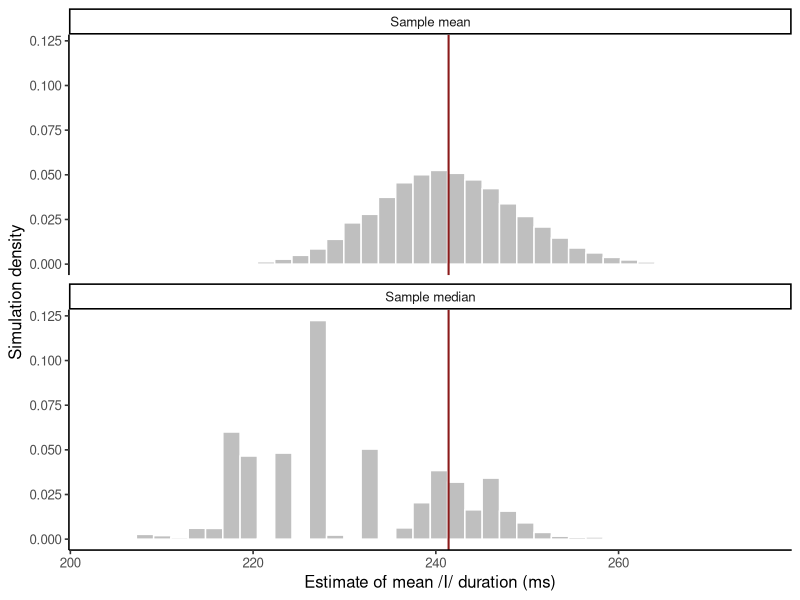

Write the R code that produced this figure.
## ---- chunk 1
#| label: hillenbrand-estimator-bias
library(ggplot2)

vowels <- read.csv(
  "data/hillenbrand/vowels-complete.csv",
  stringsAsFactors = FALSE
)
women_hid <- subset(vowels, speaker_type == "woman" & vowel == "I")
x <- women_hid$duration_ms
theta <- mean(x)
n <- length(x)

set.seed(20261019)
replicates <- 20000L
draws <- replicate(replicates, sample(x, n, replace = TRUE), simplify = FALSE)
mean_estimates <- vapply(draws, mean, numeric(1))
median_estimates <- vapply(draws, median, numeric(1))

bias_table <- data.frame(
  estimator = c("Sample mean", "Sample median"),
  expected_estimate_ms = c(mean(mean_estimates), mean(median_estimates)),
  bias_ms = c(mean(mean_estimates), mean(median_estimates)) - theta
)

stopifnot(abs(bias_table$bias_ms[bias_table$estimator == "Sample mean"]) < 0.25)
bias_table
## ---- chunk 2
#| label: plot-hillenbrand-estimator-bias
#| fig-cap: "Sampling distributions of two estimators for the empirical mean. The vertical line is the named mean target."
bias_plot <- rbind(
  data.frame(estimator = "Sample mean", estimate_ms = mean_estimates),
  data.frame(estimator = "Sample median", estimate_ms = median_estimates)
)

ggplot(bias_plot, aes(estimate_ms)) +
  geom_histogram(aes(y = after_stat(density)), bins = 38,
                 fill = "grey75", color = "white") +
  geom_vline(xintercept = theta, color = "#8B1A1A", linewidth = 0.7) +
  facet_wrap(~estimator, ncol = 1) +
  labs(x = "Estimate of mean /I/ duration (ms)", y = "Simulation density") +
  theme_classic(base_size = 12)
